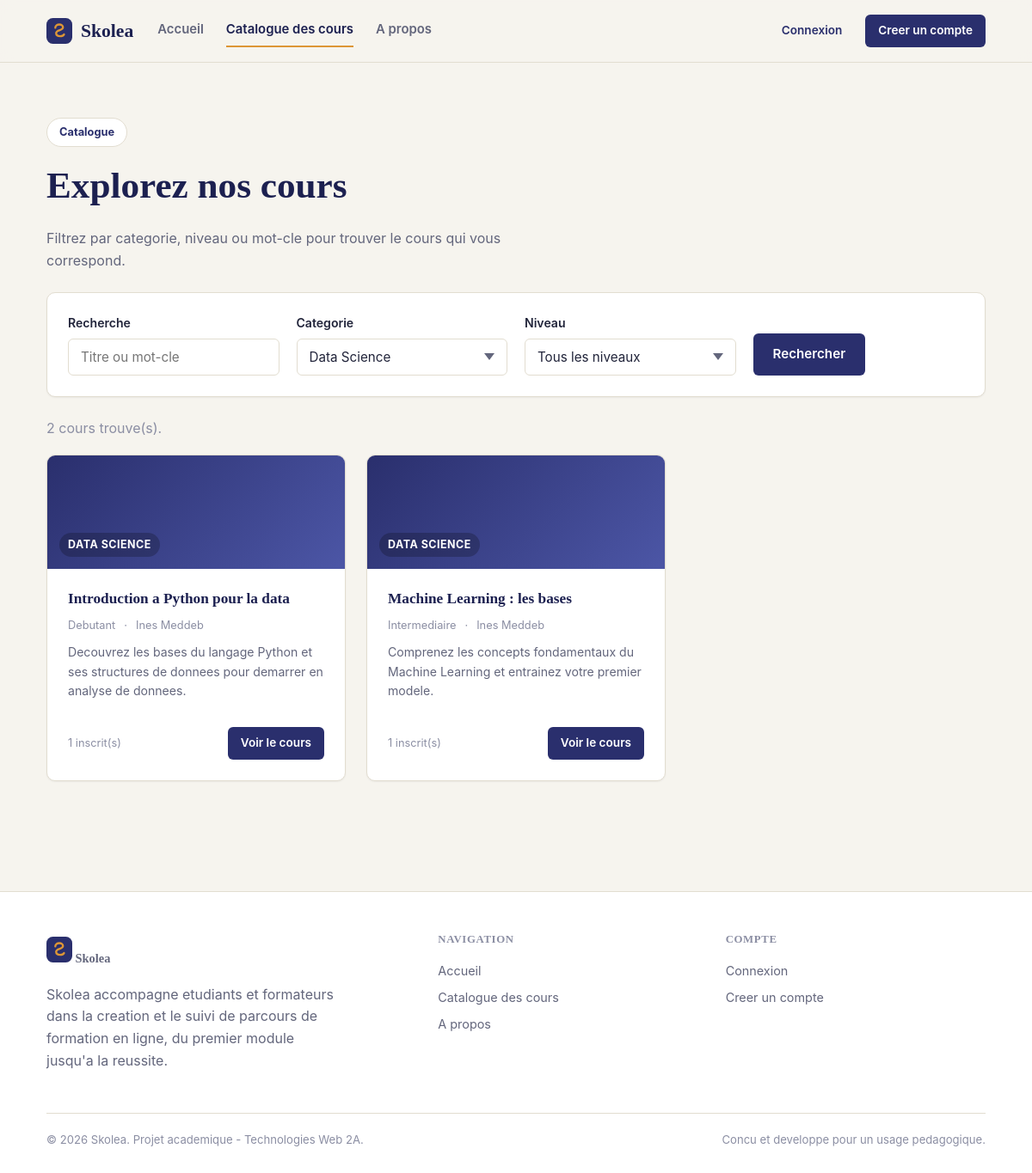
Page /SkoleaMVC/View/FrontOffice/cours.php?categorie=Data+Science on the committed database.
### tables this page shows
CREATE TABLE cours (
    id              INT UNSIGNED AUTO_INCREMENT PRIMARY KEY,
    titre           VARCHAR(150) NOT NULL,
    description     TEXT NOT NULL,
    categorie_id    INT UNSIGNED NOT NULL,
    formateur_id    INT UNSIGNED NOT NULL,
    image           VARCHAR(255) NULL,
    niveau          ENUM('debutant', 'intermediaire', 'avance') NOT NULL DEFAULT 'debutant',
    statut          ENUM('brouillon', 'publie') NOT NULL DEFAULT 'brouillon',
    date_creation   DATETIME NOT NULL DEFAULT CURRENT_TIMESTAMP,
    date_maj        DATETIME NOT NULL DEFAULT CURRENT_TIMESTAMP ON UPDATE CURRENT_TIMESTAMP,
    CONSTRAINT fk_cours_categorie FOREIGN KEY (categorie_id) REFERENCES categories(id)
        ON DELETE RESTRICT ON UPDATE CASCADE,
    CONSTRAINT fk_cours_formateur FOREIGN KEY (formateur_id) REFERENCES utilisateurs(id)
        ON DELETE CASCADE ON UPDATE CASCADE
);

CREATE TABLE categories (
    id              INT UNSIGNED AUTO_INCREMENT PRIMARY KEY,
    nom             VARCHAR(100) NOT NULL UNIQUE,
    description     VARCHAR(255) NULL,
    date_creation   DATETIME NOT NULL DEFAULT CURRENT_TIMESTAMP
);

CREATE TABLE utilisateurs (
    id              INT UNSIGNED AUTO_INCREMENT PRIMARY KEY,
    nom             VARCHAR(80)  NOT NULL,
    prenom          VARCHAR(80)  NOT NULL,
    email           VARCHAR(150) NOT NULL UNIQUE,
    mot_de_passe    VARCHAR(255) NOT NULL,
    role            ENUM('administrateur', 'formateur', 'etudiant') NOT NULL DEFAULT 'etudiant',
    photo           VARCHAR(255) NULL,
    bio             VARCHAR(500) NULL,
    date_creation   DATETIME NOT NULL DEFAULT CURRENT_TIMESTAMP
);

### SkoleaMVC/helpers.php (called while the page is built, shortened)
<?php
function e($value)
{
    return htmlspecialchars($value ?? '', ENT_QUOTES, 'UTF-8');
}
function niveau_label($niveau)
{
    if ($niveau === 'debutant') return 'Debutant';
    if ($niveau === 'intermediaire') return 'Intermediaire';
    if ($niveau === 'avance') return 'Avance';
    return ucfirst($niveau);
}

### config.php (called while the page is built)
<?php
class config
{
    private static $pdo = null;
    public static function getConnexion()
    {
        if (!isset(self::$pdo)) {
            $servername = "localhost";
            $username = "root";
            $password = "";
            $dbname = "skolea";
            try {
                self::$pdo = new PDO(
                    "mysql:host=$servername;dbname=$dbname;charset=utf8mb4",
                    $username,
                    $password
                );
                self::$pdo->setAttribute(PDO::ATTR_ERRMODE, PDO::ERRMODE_EXCEPTION);
                self::$pdo->setAttribute(PDO::ATTR_DEFAULT_FETCH_MODE, PDO::FETCH_ASSOC);
            } catch (Exception $e) {
                die('Erreur de connexion : ' . $e->getMessage());
            }
        }
        return self::$pdo;
    }
}

### SkoleaMVC/Model/Categorie.php (called while the page is built, shortened)
<?php
class Categorie
{
    private $pdo;
    public function __construct()
    {
        $this->pdo = config::getConnexion();
    }
    public function all()
    {
        return $this->pdo->query('SELECT * FROM categories ORDER BY nom')->fetchAll();
    }
}

### SkoleaMVC/Model/Cours.php (called while the page is built, shortened)
<?php
class Cours
{
    private $pdo;
    private $selectAvecJointures = "
        SELECT c.*, cat.nom AS categorie_nom,
               u.nom AS formateur_nom, u.prenom AS formateur_prenom,
               (SELECT COUNT(*) FROM inscriptions i WHERE i.cours_id = c.id) AS nb_inscrits,
               (SELECT COUNT(*) FROM modules m WHERE m.cours_id = c.id) AS nb_modules
        FROM cours c
        INNER JOIN categories cat ON cat.id = c.categorie_id
        INNER JOIN utilisateurs u ON u.id = c.formateur_id
    ";
    public function __construct()
    {
        $this->pdo = config::getConnexion();
    }
    public function paginate($limit, $offset, $filtres = [])
    {
        list($where, $params) = $this->buildFiltre($filtres);
        $stmt = $this->pdo->prepare(
            $this->selectAvecJointures . " {$where} ORDER BY c.date_creation DESC LIMIT :limit OFFSET :offset"
        );
        foreach ($params as $key => $value) {
            $stmt->bindValue($key, $value);
        }
        $stmt->bindValue(':limit', $limit, PDO::PARAM_INT);
        $stmt->bindValue(':offset', $offset, PDO::PARAM_INT);
        $stmt->execute();
        return $stmt->fetchAll();
    }
    public function count($filtres = [])
    {
        list($where, $params) = $this->buildFiltre($filtres);
        $stmt = $this->pdo->prepare("SELECT COUNT(*) FROM cours c {$where}");
        $stmt->execute($params);
        return (int) $stmt->fetchColumn();
    }
    private function buildFiltre($filtres)
    {
        $conditions = [];
        $params = [];
        if (!empty($filtres['statut'])) {
            $conditions[] = 'c.statut = :statut';
            $params[':statut'] = $filtres['statut'];
        }
        if (!empty($filtres['categorie_id'])) {
            $conditions[] = 'c.categorie_id = :categorie_id';
            $params[':categorie_id'] = $filtres['categorie_id'];
        }
        $where = $conditions === [] ? '' : 'WHERE ' . implode(' AND ', $conditions);
        return [$where, $params];
    }
}

### SkoleaMVC/View/FrontOffice/cours.php (the view, shortened to what this page needs)
<?php
require_once __DIR__ . '/../../bootstrap.php';
require_once __DIR__ . '/../../Model/Cours.php';
require_once __DIR__ . '/../../Model/Categorie.php';
$categorieNom = trim($_GET['categorie'] ?? '');
$recherche = trim($_GET['q'] ?? '');
$categorieModel = new Categorie();
$categories = $categorieModel->all();
$filtres = ['statut' => 'publie'];
foreach ($categories as $cat) {
    if ($cat['nom'] === $categorieNom) {
        $filtres['categorie_id'] = $cat['id'];
    }
}
$coursModel = new Cours();
$parPage = 6;
$page = max(1, (int) ($_GET['page'] ?? 1));
$total = $coursModel->count($filtres);
$totalPages = max(1, (int) ceil($total / $parPage));
$page = min($page, $totalPages);
$offset = ($page - 1) * $parPage;
$cours = $coursModel->paginate($parPage, $offset, $filtres);
require __DIR__ . '/includes/header.php';
?>
<section class="section" style="padding-bottom:24px;">
    <div class="container">
        <span class="hero-eyebrow">Catalogue</span>
        <h1>Explorez nos cours</h1>
        <p class="text-muted" style="max-width:56ch;">Filtrez par categorie, niveau ou mot-cle pour trouver le cours qui vous correspond.</p>
        <form method="get" action="cours.php" class="card" style="margin-top:24px;">
            <div class="card-body form-row" style="align-items:end;">
                <div class="form-group" style="margin-bottom:0;">
                    <label class="form-label" for="q">Recherche</label>
                    <input type="text" id="q" name="q" class="form-control" placeholder="Titre ou mot-cle" value="<?= e($recherche) ?>">
                </div>
                <div class="form-group" style="margin-bottom:0;">
                    <label class="form-label" for="categorie">Categorie</label>
                    <select id="categorie" name="categorie" class="form-control">
                        <?php foreach ($categories as $cat): ?>
                            <option value="<?= e($cat['nom']) ?>" <?= $categorieNom === $cat['nom'] ? 'selected' : '' ?>><?= e($cat['nom']) ?></option>
                        <?php endforeach; ?>
                    </select>
                </div>
                <div class="form-group" style="margin-bottom:0;">
                    <label class="form-label" for="niveau">Niveau</label>
                    <select id="niveau" name="niveau" class="form-control">
                        <option value="">Tous les niveaux</option>
                    </select>
                </div>
                <div class="form-group" style="margin-bottom:0;">
                    <button type="submit" class="btn btn-primary">Rechercher</button>
                </div>
            </div>
        </form>
    </div>
</section>
<section class="section" style="padding-top:0;">
    <div class="container">
        <p class="text-soft" style="margin-bottom:18px;"><?= (int) $total ?> cours trouve(s).</p>
        <?php if ($cours === []): ?>
            <div class="empty-state card">
                <h3>Aucun cours ne correspond a votre recherche</h3>
                <p>Essayez d'autres criteres ou consultez le catalogue complet.</p>
                <a href="cours.php" class="btn btn-outline">Reinitialiser les filtres</a>
            </div>
        <?php else: ?>
            <div class="grid grid-cols-3">
                <?php foreach ($cours as $c): ?>
                    <article class="card course-card">
                        <div class="course-thumb"><span><?= e($c['categorie_nom']) ?></span></div>
                        <div class="card-body">
                            <h3><a href="cours_detail.php?id=<?= (int) $c['id'] ?>"><?= e($c['titre']) ?></a></h3>
                            <div class="course-meta">
                                <span><?= e(niveau_label($c['niveau'])) ?></span>
                                <span>&middot;</span>
                                <span><?= e($c['formateur_prenom'] . ' ' . $c['formateur_nom']) ?></span>
                            </div>
                            <p class="course-desc"><?= e(mb_strimwidth($c['description'], 0, 110, '...')) ?></p>
                            <div class="card-footer">
                                <span class="text-soft" style="font-size:.8rem;"><?= (int) $c['nb_inscrits'] ?> inscrit(s)</span>
                                <a href="cours_detail.php?id=<?= (int) $c['id'] ?>" class="btn btn-primary btn-sm">Voir le cours</a>
                            </div>
                        </div>
                    </article>
                <?php endforeach; ?>
            </div>
        <?php endif; ?>
    </div>
</section>
<?php require __DIR__ . '/includes/footer.php'; ?>

### SkoleaMVC/assets/css/app.css (style rules this page uses)
:root { --color-bg: #f6f4ee; --color-surface: #ffffff; --color-surface-alt: #efece2; --color-border: #e2ddd0; --color-text: #21243a; --color-text-muted: #63667c; --color-text-soft: #8b8ea3; --color-primary: #2a2f6d; --color-primary-dark: #1c2050; --color-primary-light: #4c56a6; --color-accent: #dd9636; --color-accent-dark: #b87a24; --color-success: #2e8b57; --color-success-bg: #e5f3ea; --color-warning: #c77d22; --color-warning-bg: #faf0e0; --color-danger: #c1443a; --color-danger-bg: #fbe9e7; --color-info: #2f6f9e; --color-info-bg: #e7f1f7; --font-heading: Cambria, Georgia, 'Times New Roman', serif; --font-body: -apple-system, BlinkMacSystemFont, 'Segoe UI', Roboto, Helvetica, Arial, sans-serif; --radius-sm: 6px; --radius-md: 10px; --radius-lg: 18px; --shadow-sm: 0 1px 2px rgba(33, 36, 58, 0.06); --shadow-md: 0 8px 24px rgba(33, 36, 58, 0.08); --shadow-lg: 0 16px 40px rgba(33, 36, 58, 0.14); --container-width: 1140px; }
*, *::before, *::after { box-sizing: border-box; }
html { -webkit-text-size-adjust: 100%; scroll-behavior: smooth; }
body { margin: 0; background: var(--color-bg); color: var(--color-text); font-family: var(--font-body); font-size: 16px; line-height: 1.6; -webkit-font-smoothing: antialiased; }
a { color: inherit; text-decoration: none; }
button { font: inherit; }
h1, h2, h3, h4, h5 { font-family: var(--font-heading); font-weight: 600; line-height: 1.25; margin: 0 0 .5em; color: var(--color-primary-dark); }
h1 { font-size: clamp(1.9rem, 1.5rem + 1.6vw, 2.75rem); }
h3 { font-size: 1.3rem; }
p { margin: 0 0 1em; }
.text-muted { color: var(--color-text-muted); }
.text-soft { color: var(--color-text-soft); }
.container { width: 100%; max-width: var(--container-width); margin: 0 auto; padding: 0 24px; }
.section { padding: 64px 0; }
.grid { display: grid; gap: 24px; }
.grid-cols-3 { grid-template-columns: repeat(3, 1fr); }
.btn { display: inline-flex; align-items: center; justify-content: center; gap: 8px; border: 1px solid transparent; border-radius: var(--radius-sm); padding: 11px 22px; font-size: .95rem; font-weight: 600; cursor: pointer; transition: transform .12s ease, box-shadow .12s ease, background-color .12s ease, border-color .12s ease; white-space: nowrap; }
.btn-primary { background: var(--color-primary); color: #fff; }
.btn-sm { padding: 7px 14px; font-size: .85rem; }
.card { background: var(--color-surface); border: 1px solid var(--color-border); border-radius: var(--radius-md); box-shadow: var(--shadow-sm); }
.card-body { padding: 24px; }
.form-group { margin-bottom: 20px; }
.form-label { display: block; font-weight: 600; font-size: .88rem; margin-bottom: 6px; color: var(--color-text); }
.form-control { width: 100%; padding: 11px 14px; border: 1px solid var(--color-border); border-radius: var(--radius-sm); background: var(--color-surface); font-family: inherit; font-size: .95rem; color: var(--color-text); transition: border-color .12s ease, box-shadow .12s ease; }
select.form-control { appearance: none; background-repeat: no-repeat; background-position: right 14px center; padding-right: 34px; }
.form-row { display: grid; grid-template-columns: repeat(auto-fit, minmax(180px, 1fr)); gap: 16px 20px; }
.hero-eyebrow { display: inline-flex; align-items: center; gap: 8px; background: var(--color-surface); border: 1px solid var(--color-border); border-radius: 999px; padding: 6px 14px; font-size: .8rem; font-weight: 700; color: var(--color-primary); margin-bottom: 18px; }
.course-card { display: flex; flex-direction: column; overflow: hidden; height: 100%; }
.course-thumb { height: 132px; background: linear-gradient(135deg, var(--color-primary) 0%, var(--color-primary-light) 100%); display: flex; align-items: flex-end; padding: 14px; position: relative; }
.course-thumb span { color: #fff; font-weight: 700; font-size: .78rem; text-transform: uppercase; letter-spacing: .04em; background: rgba(0,0,0,.22); padding: 4px 10px; border-radius: 999px; }
.course-card .card-body { flex: 1; display: flex; flex-direction: column; gap: 10px; }
.course-card h3 { font-size: 1.08rem; margin: 0; }
.course-meta { display: flex; align-items: center; gap: 10px; font-size: .8rem; color: var(--color-text-soft); }
.course-desc { font-size: .88rem; color: var(--color-text-muted); flex: 1; }
.course-card .card-footer { display: flex; align-items: center; justify-content: space-between; margin-top: auto; padding-top: 6px; }

### rows in the picture
cours: categorie.nom "DATA SCIENCE", titre "Introduction a Python pour la data", niveau "Debutant", formateur.nom "Ines Meddeb", description "Decouvrez les bases du langage Python et ses structures de donnees pour demarrer en analyse de donnees.", nb_inscrits "1"
cours: categorie.nom "DATA SCIENCE", titre "Machine Learning : les bases", niveau "Intermediaire", formateur.nom "Ines Meddeb", description "Comprenez les concepts fondamentaux du Machine Learning et entrainez votre premier modele.", nb_inscrits "1"

### other values in the picture
$total "2"
form field categorie "Data Science"
